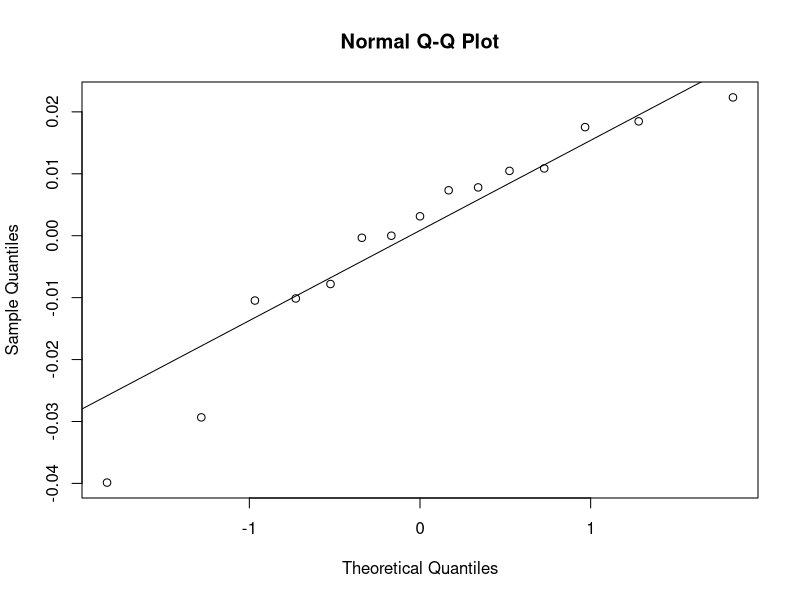
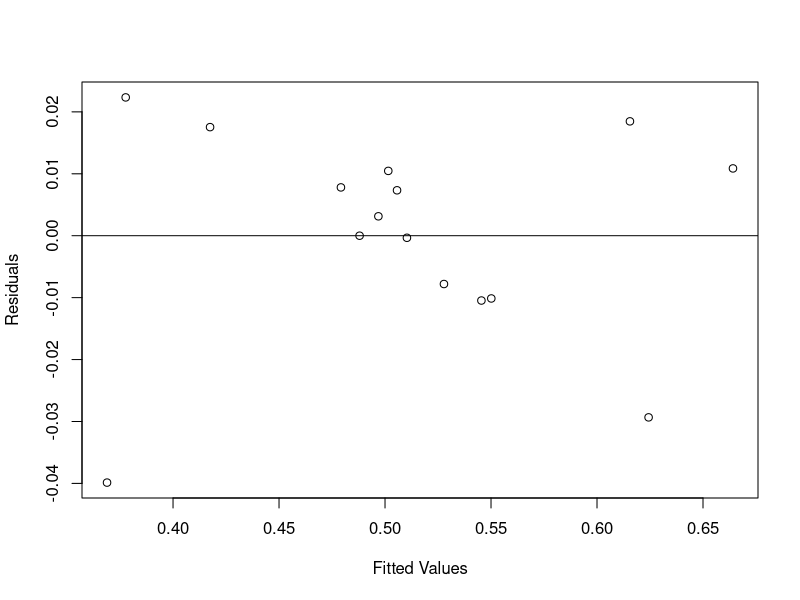
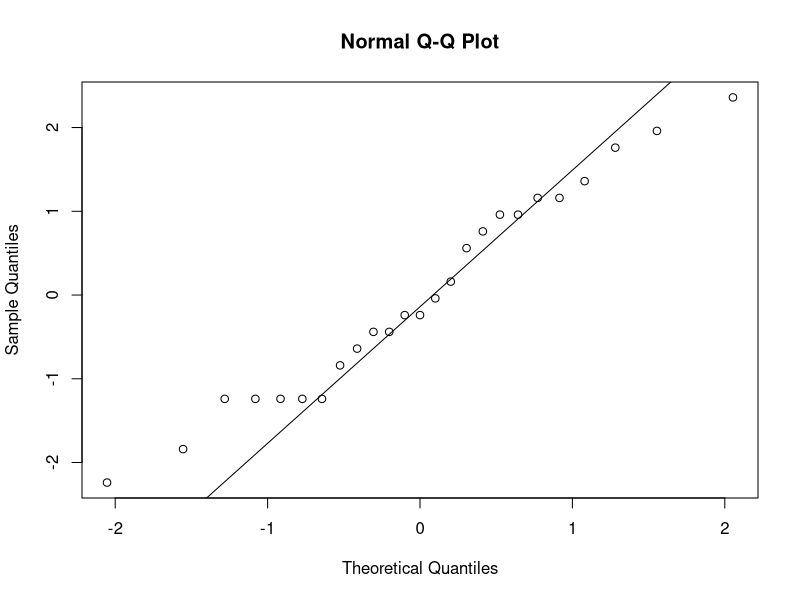
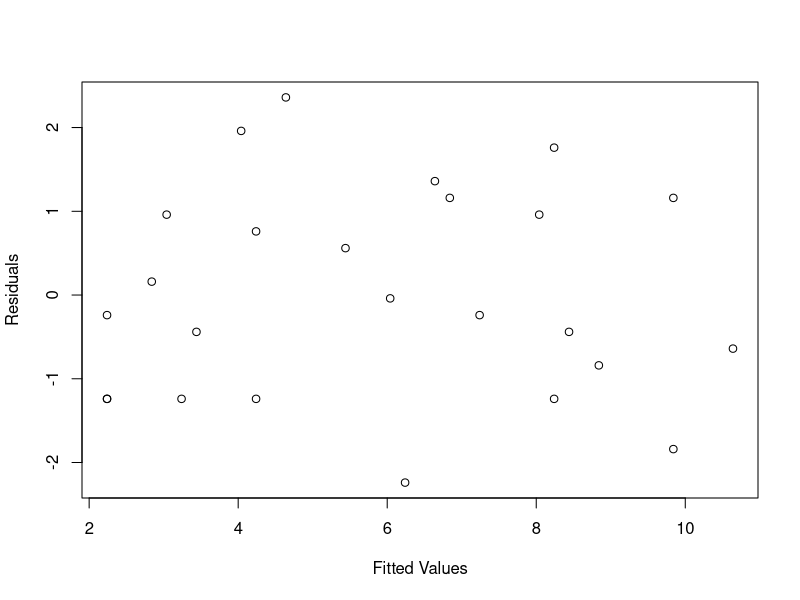
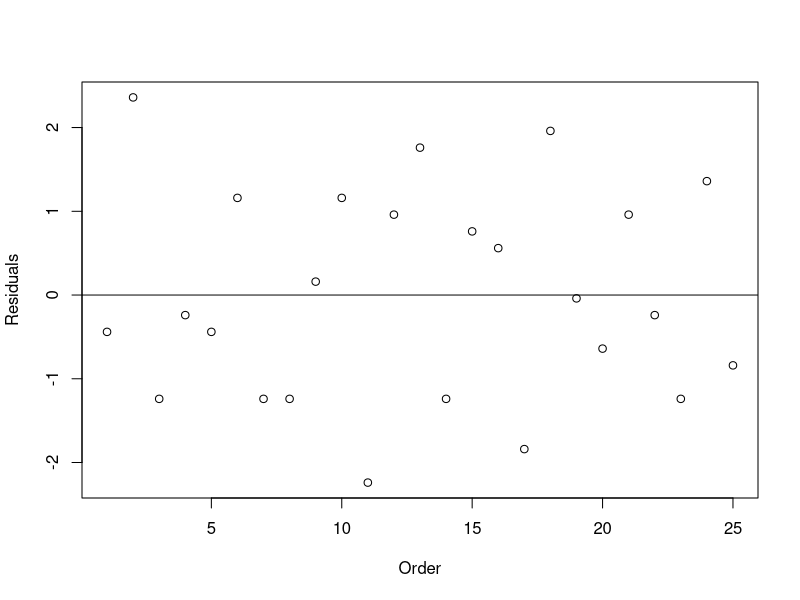
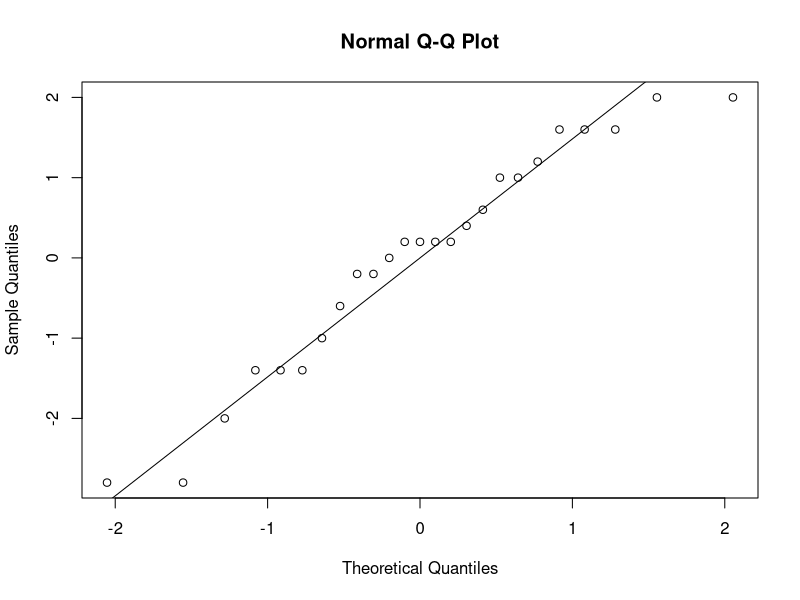
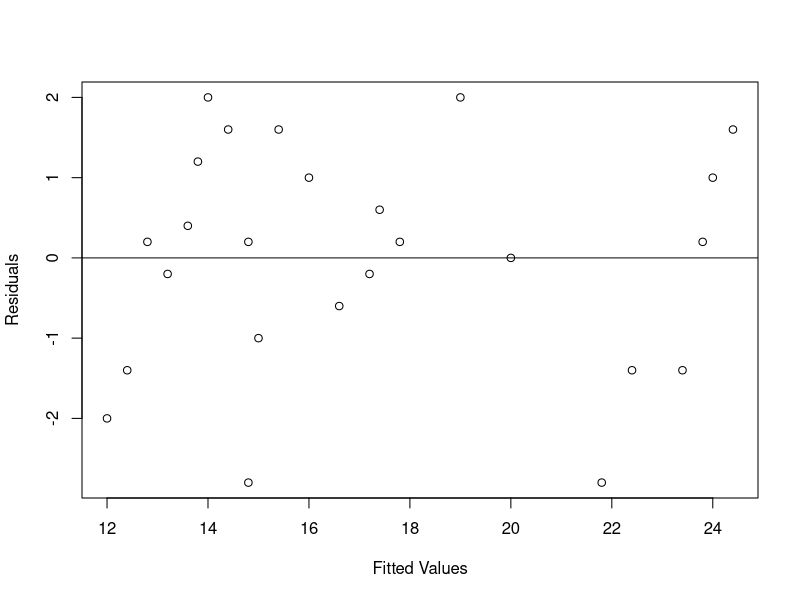

The R source for these figures, in order:
## ---- chunk 1
knitr::opts_chunk$set(echo = TRUE)
## ---- chunk 2

#3(a)Analyze the data from this experiment.

# Create a dataframe with the given data
dataFrame <- data.frame(
  Fuel_Economy = c(0.500, 0.535, 0.513, 0.634, 0.675,
                   0.595, 0.487, 0.520, 0.488, 0.329,
                   0.435, 0.400, 0.512, 0.540, 0.510), 
  Lubricant = rep(1:3, times = 5),
    Engine = rep(1:5, each = 3)

)
dataFrame


# Perform the ANOVA
aov3 <- aov(Fuel_Economy ~ factor(Lubricant) + factor(Engine), data = dataFrame)
summary(aov3)

# From the anova test above,since the p-value for Lubricant is 0.0233 which is smaller than a = 0.05,
#It is significant to explain the variability in a response variable. Also, since the p-value for truck is 1.78e-05 which is smaller than a = 0.05,
#It is significant to explain the variability in a response variable.



#3(b)Use the Tukey method to make comparisons among the three lubricating oils to determine specifically
#which oils differ in break-specific fuel consumption.

# Perform Tukey's HSD test
tukey <- TukeyHSD(aov3, "factor(Lubricant)", conf.level = 0.95)
tukey

#From the output by tukey's test, It is clear that 
#The difference between oil 1 and oil2 is significant since the p-value = 0.02458 < a = 0.05


#(c)
residuals3<-aov3$residuals	
qqnorm(residuals3)	
qqline(residuals3)


Fitted_values=aov3$fitted.values	
plot(Fitted_values,residuals3,ylab="Residuals",xlab="Fitted Values")
abline(h=0)	



#From the q-q plot for residuals, the almost of all data are near the streight line, it means the distribution is normally distributed.


#Moreover,The	residual	vs	fitted	value	plot　shows
# that the pattern of scatter is the almost same.
#so the variance is adequate
#So this is an adequate model to test.












## ---- chunk 3
#(a) Is there a difference in the wafer positions? Use α=0.05. 

##Ho: σ^2=0	
#Ha: σ^2>0

# Create a data frame with the provided data
data4 <- data.frame(
  Wafer_Position = rep(1:4, each = 3),
  Uniformity = c(2.76, 5.67, 4.49, 1.43, 1.70, 2.19, 2.34, 1.97, 1.47, 0.94, 1.36, 1.65)
)
data4
# Perform one-way ANOVA
result <- aov(Uniformity ~ factor(Wafer_Position), data = data4)

# Summary of the ANOVA
summary(result)


#From the output of ANOVA table, the p-value is 0.00775 << 0.05, then we reject Ho:
#It is significant that there is differencew  between wafer positions.



#(b) Estimate the variability due to wafer position( �)*
sigmat = (5.407-0.652)/3
sigmat

#(c) Estimate the random error component ( �)().
#From the ANOVA table i can get MSB
sol = (5.407-0.652)/3
sol
#From the r output, the random error component is 0.652

## ---- chunk 4
# Create the data frame
data5 <- data.frame(
  Batch = rep(1:5, times = 5),
  Day = rep(1:5, each = 5),
  integer = c(8,7,1,7,3,11,2,7,3,8,4,9,10,1,5,	
  6,8,6,6,10,4,2,3,8,8),
	
ingredients = c('A','B','D','C','E',	                'C','E','A','D','B',	
                'B','A','C','E','D',	
                'D','C','E','B','A',	
                'E','D','B','A','C')

)

data5
#Ho: u1 = U2 = u3 = u4 = u4
#Ha: At least two u are not wqual to the others
aov5 <-aov(integer~factor(Batch)+factor(ingredients)+factor(Day),
               data=data5)	
summary(aov5)

TUKEY5 <- TukeyHSD(x=aov5, "factor(ingredients)", conf.level=0.95)
TUKEY5
residuals5<-aov5$residuals	
qqnorm(residuals5)	
qqline(residuals5)


Fitted_values5=aov5$fitted.values	
plot(Fitted_values5,residuals5,ylab="Residuals",xlab="Fitted Values")	
plot(1:1:25,residuals5,ylab="Residuals",xlab="Order")	
abline(h=0)	


#From the output of ANOVA table, the p-value for Batch and Day are 0.455014 and 
#0.034618 > a =  0.05, then we  fail toreject Ho.
#So these tw factors are not significant for the equation.
#It is significant that there is differencew  between wafer positions.
#On the other hand, the p-value of ingredients is 0.000488 << 0.05 = a.
#So we reject Ho. It is significant that the factor(ingredients) should be 
#significant for the equation.

#From the turkey's test, it is clear that the differences of D and A,
#E and A, D and C, and E and C are significant.

#For checking normality, I used a q-q plot. According to the q-q plot,
#almost of all data are near the streight line, so it is normally distributed.
#Also residual	vs	fitted	value	plot shows that the scatter of the data are 
#in the same pattern or similar pattern. So, the variance is also adequate.
#Moreover, the residual	vs	order	plot shows that the smilar pattern of scatter
#based on the horizontal line at  h = 0. So, independent correlation is also adequate.










## ---- chunk 5
integer6 <-c(26,16,19,16,13,18,21,18,11,21,20,12,16,25,13,15,15,22,14,17,10,24,
             17,17,14)
times <- c('A', 'B','C', 'D','E','B','C','D','E','A','C','D','E','A','B','D', 'E','A','B','C','E','A','B','C','D')	
	
Acid <- c(1,2,3,4,5,1,2,3,4,5,1,2,3,4,5,1,2,3,4,5,1,2,3,4,5)	
Batch6 = c(rep(1,5),rep(2,5),rep(3,5),rep(4,5),rep(5,5))	
catalyst_concentrations =c("alpha","beta","gamma","delta","epsilon",	                           "gamma","delta","epsilon","alpha","beta",	
                           "epsilon","alpha","beta","gamma","delta",	                           "beta","gamma","delta","epsilon","alpha",	                           "delta","epsilon","alpha","beta","gamma")
data6 = data.frame(integer6,times,catalyst_concentrations,Acid, Batch6)
data6

aov6 <-aov(integer6~factor(times)+factor(Acid)+factor(Batch6)+factor(catalyst_concentrations), data=data6)	
summary(aov6)	

turkey6 <- TukeyHSD(x=aov6,conf.level=0.95)	
turkey6


residuals6<-aov6$residuals	
qqnorm(residuals6)	
qqline(residuals6)

Fitted_values6=aov6$fitted.values	
plot(Fitted_values6,residuals6,ylab="Residuals",xlab="Fitted Values")
abline(h = 0)
##From the output of ANOVA table, the p-value for Acid with 0.442543,Batch6 with 0.785447
#and catalyst_concentrations with 0.728900 > a =  0.05, then we  fail to reject Ho.
#So these three factors are not significant for the equation.
#On the other hand, the p-value of times is 0.000941 << 0.05 = a.
#So we reject Ho. It is significant that the factor(times) should be 
#significant for the equation.

#From the turkey's test, it is clear that the differences of B-A,
#D-A, E-A, and E-C are significant.

#For checking normality, I used a q-q plot. According to the q-q plot,
#almost of all data are near the streight line, so it is normally distributed.
#Also residual	vs	fitted	value	plot shows that the scatter of the data are 
#in the same pattern or similar pattern. So, the variance is also adequate.
#Moreover, the residual	vs	order	plot shows that the smilar pattern of scatter
#based on the horizontal line at  h = 0. So, independent correlation is also adequate.





